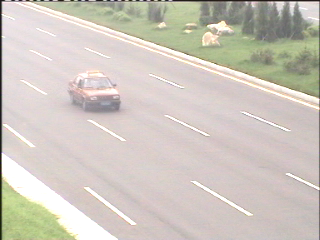
#> input picture ExpPic/car/473.bmp, 320 x 240 px
$ jupyter execute ControusMatchTest.ipynb
#> lines starting #> are read from the running program, lines starting #| are printed output that depends on the picture; after the words box and inside, x2 and y2 are one past the last pixel; in counts of white or black regions, pixels touching at a corner belong together
[cell 1]
import cv2 as cv
import numpy as np
import matplotlib.pyplot as plt

[cell 2]
src = cv.imread('ExpPic/car/473.bmp')
#> src is the input picture: shape (240, 320, 3); mean B, G, R 191.5, 200.3, 207.2
template = cv.imread('template.png')
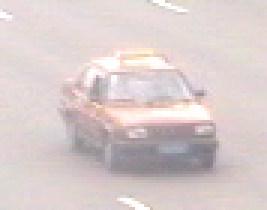
#> input picture template.png, 89 x 70 px (shown 3 times larger)
#> template is the input picture: shape (70, 89, 3); mean B, G, R 204.3, 204.9, 217.6
srcGray = cv.cvtColor(src, cv.COLOR_BGR2GRAY)
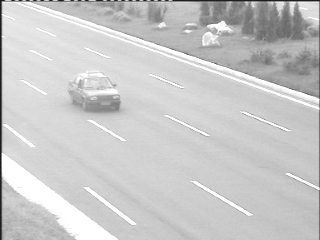
#> srcGray: shape (240, 320); min 23, max 255, mean 201.4
templateGray = cv.cvtColor(template, cv.COLOR_BGR2GRAY)
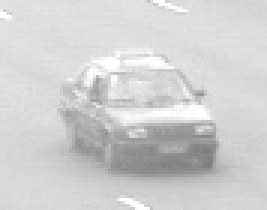
#> templateGray: shape (70, 89) (shown 3 times larger); min 123, max 255, mean 208.7

[cell 3]
thr, srcOSTU = cv.threshold(srcGray, 0, 255, cv.THRESH_OTSU)
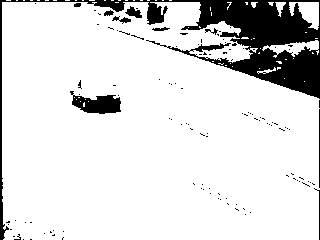
#> srcOSTU: shape (240, 320); 87% white; 119 black regions (109 under 20 px), largest, box (x1, y1, x2, y2) and area: (0, 0, 320, 240) 8556, (70, 91, 121, 114) 703, (125, 6, 142, 18) 109
#> thr = 175
thr, templateOSTU = cv.threshold(templateGray, 0, 255, cv.THRESH_OTSU)
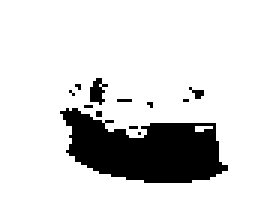
#> templateOSTU: shape (70, 89) (shown 3 times larger); 84.7% white; 12 black regions (10 under 20 px), largest, box (x1, y1, x2, y2) and area: (20, 36, 76, 61) 883, (30, 26, 36, 35) 32
#> thr = 188

[cell 4]
plt.subplot(121)
plt.imshow(srcOSTU, cmap='gray')
plt.subplot(122)
plt.imshow(templateOSTU, cmap='gray')

[cell 5]
cannyTemplate = cv.Canny(template, 40, 100)
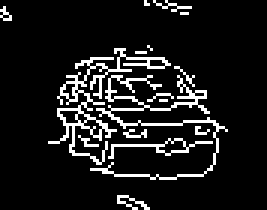
#> cannyTemplate: shape (70, 89) (shown 3 times larger); 10.4% white in thin lines or dots, all inside (x1, y1, x2, y2) = (0, 0, 76, 70)
cannySrc = cv.Canny(src, 50, 150)
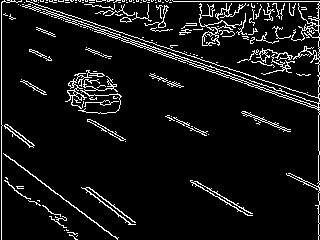
#> cannySrc: shape (240, 320); 7.7% white in thin lines or dots
plt.figure(figsize=(8,8), dpi=100)
plt.subplot(121)
plt.imshow(cannyTemplate, cmap='gray')
plt.subplot(122)
plt.imshow(cannySrc, cmap='gray')
